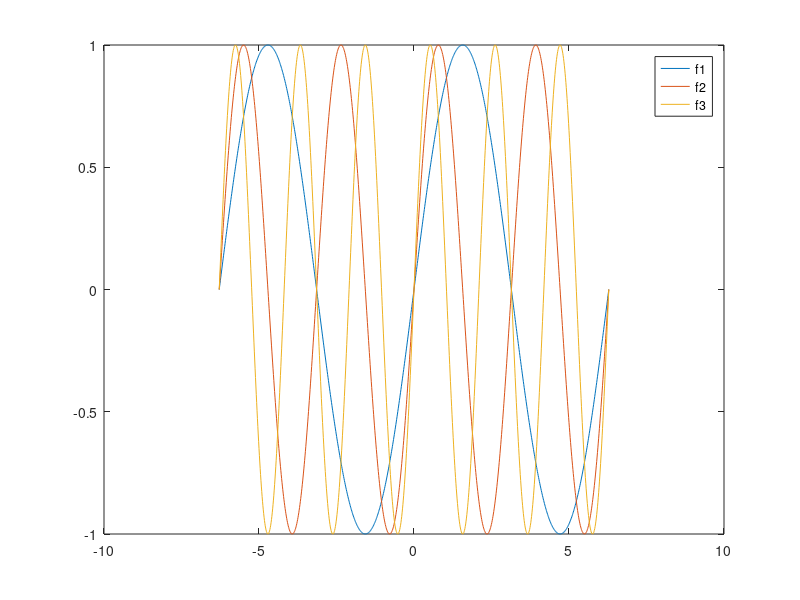

Here is the MATLAB script that generated this plot:
% Aufgabe 9.3
% 
% Stellen Sie die Funktionen
% f1(x) = sin(x)
% f2(x) = sin(2x)
% f3(x) = sin(3x)
%
% als xy-Diagramm im Intervall [-2\pi,2\pi] dar und beschriften Sie die 
% Kurven mit einer geeigneten Legende.

% Eingabe
x = linspace(-2*pi, 2*pi, 1000);
y1 = sin(x);
y2 = sin(2*x);
y3 = sin(3*x);

% Ausgabe
plot(x, y1);
hold on;
plot(x, y2);
plot(x, y3);
legend('f1', 'f2', 'f3');

